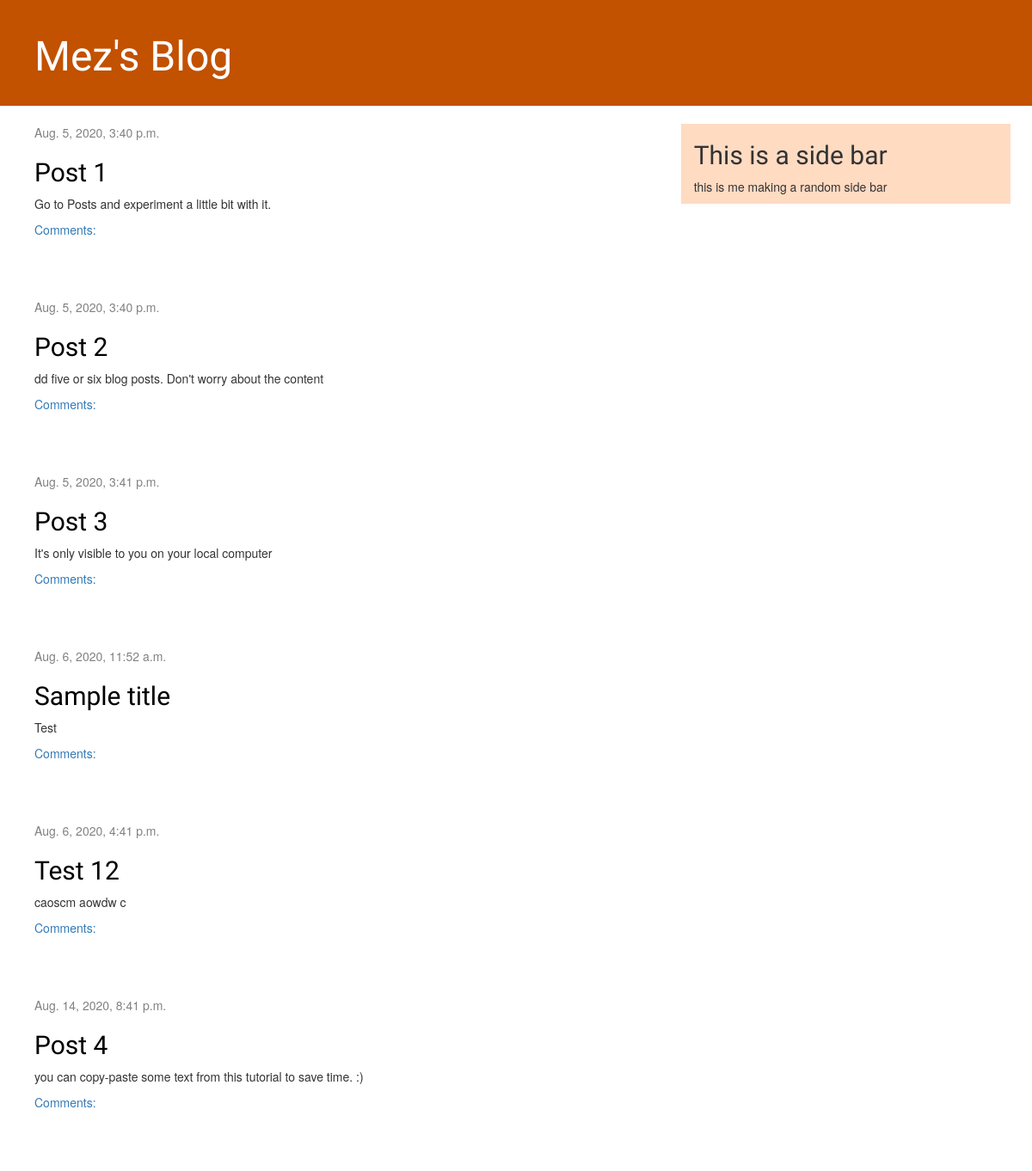
The page / on the database its author committed.
### blog/models.py (models this page shows, shortened)
class Post(models.Model):
	author = models.ForeignKey(settings.AUTH_USER_MODEL, on_delete=models.CASCADE)
	title = models.CharField(max_length=200)
	text = models.TextField()
	created_date = models.DateTimeField(default=timezone.now)
	published_date = models.DateTimeField(blank=True, null=True)

### blog/views.py (the view)
# urls.py: path('', views.post_list, name='post_list'),
def post_list(request):
    posts = Post.objects.filter(published_date__lte=timezone.now()).order_by('published_date')
    return render(request, 'blog/post_list.html', {'posts': posts})

### blog/templates/blog/post_list.html
{% extends 'blog/base.html' %}
{% block content %}
    {% for post in posts %}
        <div class="post">
            <div class="date">
                {{ post.published_date }}
            </div>
            <h2><a href="{% url 'post_detail' pk=post.pk %}">{{ post.title }}</a></h2>
            <p>{{ post.text|linebreaksbr }}</p>
            <a href="{% url 'post_detail' pk=post.pk %}">Comments: {{ post.approved_comments.count }}</a>
        </div>
    {% endfor %}
{% endblock %}
{% block sidebar %}
 <h2>This is a side bar</h2>
 <p> this is me making a random side bar</p>
{% endblock %}

### blog/static/css/blog.css (style rules this page uses)
h1, h2, h3, h4 { font-family: 'Lobster', cursive; }
.date { color: #828282; }
.post { margin-bottom: 70px; }
.post h2 a, .post h2 a:visited { color: #000000; }

### rows shown on the page
Post: published_date "Aug. 5, 2020, 3:40 p.m.", title "Post 1", text "Go to Posts and experiment a little bit with it."
Post: published_date "Aug. 5, 2020, 3:40 p.m.", title "Post 2", text "dd five or six blog posts. Don't worry about the content"
Post: published_date "Aug. 5, 2020, 3:41 p.m.", title "Post 3", text "It's only visible to you on your local computer"
Post: published_date "Aug. 6, 2020, 11:52 a.m.", title "Sample title", text "Test"
Post: published_date "Aug. 6, 2020, 4:41 p.m.", title "Test 12", text "caoscm aowdw c"
Post: published_date "Aug. 14, 2020, 8:41 p.m.", title "Post 4", text "you can copy-paste some text from this tutorial to save time. :)"
